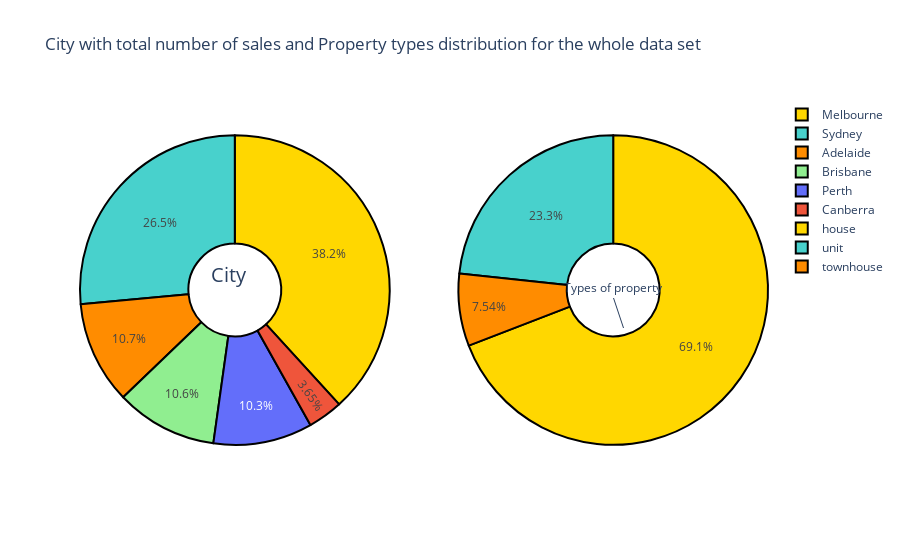

Notebook code for this chart:
### Code cell
#Using the make_subplots module of Ploty, plotting  interactive Pie Charts of a grid size 1x2 
fig = make_subplots(rows=1, cols=2,
                    specs=[[{'type':'domain'}, {'type':'domain'}]],
                    subplot_titles=("Total number of sales in each city", "Total number of propertiessold based on property types"))
#Assigning the respective trace(pie) with the values and labels from the series and index list created above for whole year                                  
fig.add_trace(go.Pie(labels=labels_city, values=values_city, name="City name "),
              1, 1)
fig.add_trace(go.Pie(labels=labels_property , values= values_property  , name="Property_type"),
              1, 2)

#Assigning the respective trace(pie) with the values and labels from the series and index list created above for each quarterr
# Creating donut like pies by making a hole and adding other visual features 
colors = ['gold', 'mediumturquoise', 'darkorange', 'lightgreen']

fig.update_traces(hole=.3, hoverinfo="label+value+name" ,  marker=dict(colors=colors, line=dict(color='#000000', width=2) ),
                 textposition='inside')

fig.update_layout(title_text="City with total number of sales and Property types distribution for the whole data set ",
                   annotations=[dict(text='City ', x=0.22, y=0.5, font_size=20, showarrow=False),
                   dict(text='Types of property', x=0.79, y=0.4, font_size=12, showarrow=True)])
    
        
                 
fig.show()

### Figure 1 — Plotly figure (JSON) as saved in the notebook; plotly's stock layout.template omitted (floating-point values rounded to 4 significant figures)
{"data": [{"domain": {"x": [0, 0.45], "y": [0, 1]}, "hole": 0.3, "hoverinfo": "label+value+name", "labels": ["Melbourne", "Sydney", "Adelaide", "Brisbane", "Perth", "Canberra"], "marker": {"colors": ["gold", "mediumturquoise", "darkorange", "lightgreen"], "line": {"color": "#000000", "width": 2}}, "name": "City name ", "textposition": "inside", "type": "pie", "values": [98535, 68223, 27612, 27341, 26659, 9403]}, {"domain": {"x": [0.55, 1], "y": [0, 1]}, "hole": 0.3, "hoverinfo": "label+value+name", "labels": ["house", "unit", "townhouse"], "marker": {"colors": ["gold", "mediumturquoise", "darkorange", "lightgreen"], "line": {"color": "#000000", "width": 2}}, "name": "Property_type", "textposition": "inside", "type": "pie", "values": [178247, 60083, 19443]}], "layout": {"annotations": [{"font": {"size": 20}, "showarrow": false, "text": "City ", "x": 0.22, "xanchor": "center", "xref": "paper", "y": 0.5, "yanchor": "bottom", "yref": "paper"}, {"font": {"size": 12}, "showarrow": true, "text": "Types of property", "x": 0.79, "xanchor": "center", "xref": "paper", "y": 0.4, "yanchor": "bottom", "yref": "paper"}], "title": {"text": "City with total number of sales and Property types distribution for the whole data set "}}}
